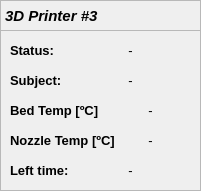
    <widget class="QFrame" name="frame_17">
     <property name="geometry">
      <rect>
       <x>430</x>
       <y>230</y>
       <width>201</width>
       <height>191</height>
      </rect>
     </property>
     <property name="frameShape">
      <enum>QFrame::StyledPanel</enum>
     </property>
     <property name="frameShadow">
      <enum>QFrame::Raised</enum>
     </property>
     <widget class="QLabel" name="label_85">
      <property name="geometry">
       <rect>
        <x>0</x>
        <y>0</y>
        <width>201</width>
        <height>31</height>
       </rect>
      </property>
      <property name="sizePolicy">
       <sizepolicy hsizetype="Preferred" vsizetype="Fixed">
        <horstretch>0</horstretch>
        <verstretch>0</verstretch>
       </sizepolicy>
      </property>
      <property name="font">
       <font>
        <pointsize>11</pointsize>
        <weight>75</weight>
        <italic>true</italic>
        <bold>true</bold>
       </font>
      </property>
      <property name="frameShape">
       <enum>QFrame::StyledPanel</enum>
      </property>
      <property name="text">
       <string>3D Printer #3</string>
      </property>
     </widget>
     <widget class="QLabel" name="TDP3_nozzle">
      <property name="geometry">
       <rect>
        <x>120</x>
        <y>130</y>
        <width>61</width>
        <height>21</height>
       </rect>
      </property>
      <property name="font">
       <font>
        <family>Ubuntu</family>
        <pointsize>10</pointsize>
       </font>
      </property>
      <property name="text">
       <string>-</string>
      </property>
      <property name="alignment">
       <set>Qt::AlignCenter</set>
      </property>
      <property name="wordWrap">
       <bool>true</bool>
      </property>
     </widget>
     <widget class="QLabel" name="label_86">
      <property name="geometry">
       <rect>
        <x>10</x>
        <y>130</y>
        <width>111</width>
        <height>21</height>
       </rect>
      </property>
      <property name="font">
       <font>
        <family>Ubuntu</family>
        <pointsize>10</pointsize>
        <weight>75</weight>
        <italic>false</italic>
        <bold>true</bold>
       </font>
      </property>
      <property name="text">
       <string>Nozzle Temp [ºC]</string>
      </property>
     </widget>
     <widget class="QLabel" name="label_87">
      <property name="geometry">
       <rect>
        <x>10</x>
        <y>70</y>
        <width>81</width>
        <height>21</height>
       </rect>
      </property>
      <property name="font">
       <font>
        <family>Ubuntu</family>
        <pointsize>10</pointsize>
        <weight>75</weight>
        <italic>false</italic>
        <bold>true</bold>
       </font>
      </property>
      <property name="text">
       <string>Subject:</string>
      </property>
     </widget>
     <widget class="QLabel" name="label_88">
      <property name="geometry">
       <rect>
        <x>10</x>
        <y>40</y>
        <width>61</width>
        <height>21</height>
       </rect>
      </property>
      <property name="font">
       <font>
        <family>Ubuntu</family>
        <pointsize>10</pointsize>
        <weight>75</weight>
        <italic>false</italic>
        <bold>true</bold>
       </font>
      </property>
      <property name="text">
       <string>Status:</string>
      </property>
     </widget>
     <widget class="QLabel" name="label_89">
      <property name="geometry">
       <rect>
        <x>10</x>
        <y>100</y>
        <width>101</width>
        <height>21</height>
       </rect>
      </property>
      <property name="font">
       <font>
        <family>Ubuntu</family>
        <pointsize>10</pointsize>
        <weight>75</weight>
        <italic>false</italic>
        <bold>true</bold>
       </font>
      </property>
      <property name="text">
       <string>Bed Temp [ºC]</string>
      </property>
     </widget>
     <widget class="QLabel" name="TDP3_SN">
      <property name="geometry">
       <rect>
        <x>70</x>
        <y>70</y>
        <width>121</width>
        <height>21</height>
       </rect>
      </property>
      <property name="font">
       <font>
        <family>Ubuntu</family>
        <pointsize>10</pointsize>
       </font>
      </property>
      <property name="text">
       <string>-</string>
      </property>
      <property name="alignment">
       <set>Qt::AlignCenter</set>
      </property>
      <property name="wordWrap">
       <bool>true</bool>
      </property>
     </widget>
     <widget class="QLabel" name="TDP3_status">
      <property name="geometry">
       <rect>
        <x>70</x>
        <y>40</y>
        <width>121</width>
        <height>21</height>
       </rect>
      </property>
      <property name="font">
       <font>
        <family>Ubuntu</family>
        <pointsize>10</pointsize>
       </font>
      </property>
      <property name="frameShape">
       <enum>QFrame::NoFrame</enum>
      </property>
      <property name="text">
       <string>-</string>
      </property>
      <property name="alignment">
       <set>Qt::AlignCenter</set>
      </property>
      <property name="wordWrap">
       <bool>true</bool>
      </property>
     </widget>
     <widget class="QLabel" name="TDP3_bed">
      <property name="geometry">
       <rect>
        <x>120</x>
        <y>100</y>
        <width>61</width>
        <height>21</height>
       </rect>
      </property>
      <property name="font">
       <font>
        <family>Ubuntu</family>
        <pointsize>10</pointsize>
       </font>
      </property>
      <property name="text">
       <string>-</string>
      </property>
      <property name="alignment">
       <set>Qt::AlignCenter</set>
      </property>
      <property name="wordWrap">
       <bool>true</bool>
      </property>
     </widget>
     <widget class="QLabel" name="TDP3_time">
      <property name="geometry">
       <rect>
        <x>70</x>
        <y>160</y>
        <width>121</width>
        <height>21</height>
       </rect>
      </property>
      <property name="font">
       <font>
        <family>Ubuntu</family>
        <pointsize>10</pointsize>
       </font>
      </property>
      <property name="text">
       <string>-</string>
      </property>
      <property name="alignment">
       <set>Qt::AlignCenter</set>
      </property>
      <property name="wordWrap">
       <bool>true</bool>
      </property>
     </widget>
     <widget class="QLabel" name="label_90">
      <property name="geometry">
       <rect>
        <x>10</x>
        <y>160</y>
        <width>71</width>
        <height>21</height>
       </rect>
      </property>
      <property name="font">
       <font>
        <family>Ubuntu</family>
        <pointsize>10</pointsize>
        <weight>75</weight>
        <italic>false</italic>
        <bold>true</bold>
       </font>
      </property>
      <property name="text">
       <string>Left time:</string>
      </property>
     </widget>
    </widget>
